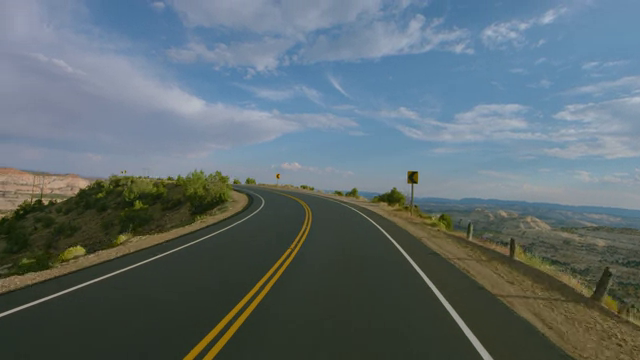
#> input picture auta/lab_2/frames/frame_600.png, 640 x 360 px
$ python bench.py
#> lines starting #> are read from the running program, lines starting #| are printed output that depends on the picture; after the words box and inside, x2 and y2 are one past the last pixel; in counts of white or black regions, pixels touching at a corner belong together; long printed decimals are rounded
#> in main, frame is the input picture: shape (360, 640, 3); mean B, G, R 111.4, 107.2, 93.5
### auta/lab_2/road_detector.py
import numpy as np
import cv2

def _get_im_strip(im, strip_no, total_strips):
    im_height = im.shape[0]
    strip_height = im_height / total_strips
    start_height = int(im_height - strip_no * strip_height)
    end_height = int(start_height - strip_height)
    return im[end_height:start_height]

def _hough_line_to_slope_form(rho, theta):
    a = np.cos(theta)
    b = np.sin(theta)
    x0 = a*rho
    y0 = b*rho
    x1 = int(x0 + 100*(-b))
    y1 = int(y0 + 100*(a))
    x2 = int(x0 - 100*(-b))
    y2 = int(y0 - 100*(a))

    if x1 == x2:
        A = 0
        B = x1
    else:
        A = (y2 - y1) / (x2 - x1)
        B = y1 - (y2 - y1)/(x2 - x1)*x1

    if A == 0:
        A = 0.001

    return (A, B)

def detect(im):
    left_lines = []
    right_lines = []

    max_strips = 7

    roi = im[int(im.shape[0] * 0.7):]
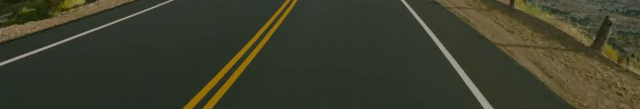
#> roi: shape (109, 640, 3); mean B, G, R 44.2, 62, 59.8
    filtered = cv2.GaussianBlur(roi, (5, 5), 0)
    edges = cv2.Canny(filtered, 100, 200)
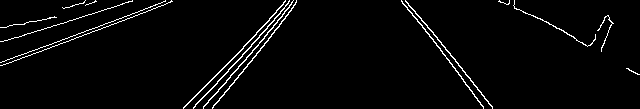
#> edges: shape (109, 640); 2.9% white in thin lines or dots

    for i in range(max_strips):
        strip = _get_im_strip(edges, i, max_strips)
        hough_lines = cv2.HoughLines(strip,1,np.pi/180,13)
        current_strip_lines = []

        if hough_lines is not None:
            for line in hough_lines:
                for rho,theta in line:
                    theta_deg = theta * 180 / np.pi

                    if theta_deg < 70 or theta_deg > 110:
                        (A, B) = _hough_line_to_slope_form(rho, theta)

                        #Translate B
                        y_translation = im.shape[0] - (i + 1) * strip.shape[0]
                        B += y_translation

                        y_start = y_translation
                        x_start = (y_start - B) / A

                        y_end = y_start + strip.shape[0]
                        x_end = (y_end - B) / A

                        start = (int(x_start), int(y_start))
                        end = (int(x_end), int(y_end))

                        current_strip_lines.append((start, end))

        left_line, right_line = None, None
        center_width = 1.1 * (im.shape[1] / 2.0)

        for line in current_strip_lines:
            if line[0][0] < center_width:
                if left_line == None:
                    left_line = line
                elif line[0][0] > left_line[0][0]:
                    left_line = line
            if line[0][0] > center_width:
                if right_line == None:
                    right_line = line
                elif line[0][0] < right_line[0][0]:
                    right_line = line

        if left_line != None:
            if len(left_lines) > 0:
                left_line = (left_line[0], (left_lines[-1][0][0], left_line[1][1]))
            left_lines.append(left_line)
        if right_line != None:
            if len(right_lines) > 0:
                right_line = (right_line[0], (right_lines[-1][0][0], right_line[1][1]))
            right_lines.append(right_line)
#> after the loop, left_lines = [((224, 344), (209, 360)), ((238, 328), (224, 344)), ((250, 312), (238, 328)), ((264, 296), (250, 312)), ((277, 280), (264, 296)), ((296, 264), (277, 280)), ((304, 255), (296, 270))]; right_lines = [((470, 344), (481, 360)), ((457, 328), (470, 344)), ((446, 312), (457, 328)), ((435, 296), (446, 312)), ((422, 280), (435, 296)), ((410, 264), (422, 280)), ((397, 255), (410, 270))]


    return left_lines[:-1], right_lines[:-1]

# [43 lines of commented-out code are left out]

### auta/lab_2/bench.py
import numpy as np
import road_detector
import cv2


def main():
    frame = cv2.imread('frames/frame_600.png')

    left_lines, right_lines = road_detector.detect(frame)
#> left_lines = [((224, 344), (209, 360)), ((238, 328), (224, 344)), ((250, 312), (238, 328)), ((264, 296), (250, 312)), ((277, 280), (264, 296)), ((296, 264), (277, 280))]; right_lines = [((470, 344), (481, 360)), ((457, 328), (470, 344)), ((446, 312), (457, 328)), ((435, 296), (446, 312)), ((422, 280), (435, 296)), ((410, 264), (422, 280))]

    for line in left_lines:
        cv2.line(frame, line[0], line[1], (255, 0, 0), 3)
#> this loop made 6 passes
#> line on passes 1 to 6: ((224, 344), (209, 360)), ((238, 328), (224, 344)), ((250, 312), (238, 328)), ((264, 296), (250, 312)), ((277, 280), (264, 296)), ((296, 264), (277, 280))
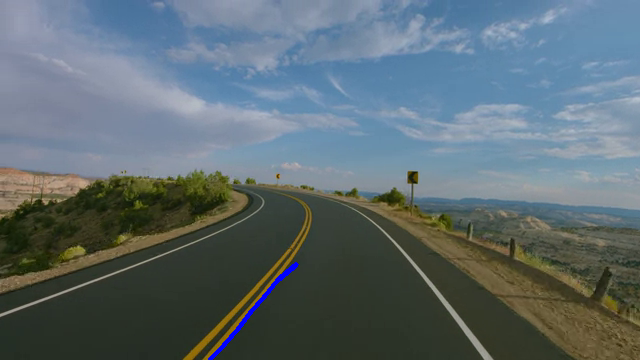
#> frame: shape (360, 640, 3); 0.26% of pixels changed, all inside (x1, y1, x2, y2) = (208, 262, 299, 360)


    for line in right_lines:
        cv2.line(frame, line[0], line[1], (0, 0, 255), 3)
#> this loop made 6 passes
#> line on passes 1 to 6: ((470, 344), (481, 360)), ((457, 328), (470, 344)), ((446, 312), (457, 328)), ((435, 296), (446, 312)), ((422, 280), (435, 296)), ((410, 264), (422, 280))
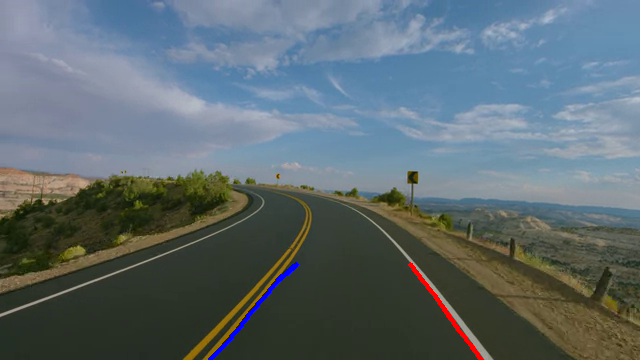
#> frame: shape (360, 640, 3); 0.24% of pixels changed, all inside (x1, y1, x2, y2) = (408, 262, 484, 360)

    road_poly = []

    for line in right_lines:
        road_poly.append(line[1])
        road_poly.append(line[0])
#> after the loop, road_poly = [(481, 360), (470, 344), (470, 344), (457, 328), (457, 328), (446, 312), (446, 312), (435, 296), (435, 296), (422, 280), (422, 280), (410, 264)]

    for line in reversed(left_lines):
        road_poly.append(line[0])
        road_poly.append(line[1])
#> this loop made 6 passes
#> after the loop, road_poly = [(481, 360), (470, 344), (470, 344), (457, 328), (457, 328), (446, 312), (446, 312), (435, 296), (435, 296), (422, 280), (422, 280), (410, 264), (296, 264), (277, 280), (277, 280), (264, 296), (264, 296), (250, 312), (250, 312), (238, 328), (238, 328), (224, 344), (224, 344), (209, 360)]

    if len(road_poly) > 0:
        cv2.fillConvexPoly(frame, np.asarray(road_poly), (0, 255, 0))
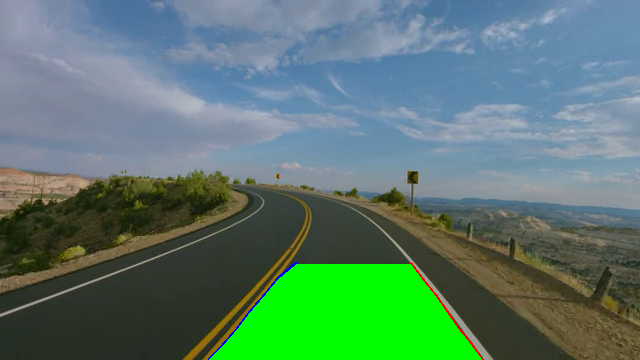
#> frame: shape (360, 640, 3); 8.14% of pixels changed, all inside (x1, y1, x2, y2) = (209, 264, 482, 360)

    cv2.imshow('frame', frame)


    #Draw detected road on black background
    road = np.zeros(frame.shape[:-1], np.uint8)
    cv2.fillConvexPoly(road, np.asarray(road_poly), 255)
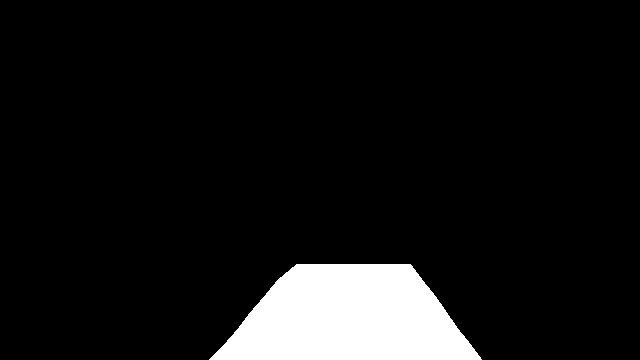
#> road: shape (360, 640); 8.1% white; 1 white region, box (x1, y1, x2, y2) and area: (209, 264, 482, 360) 18760
    cv2.imshow('road', road)

    gt = cv2.imread('frames/frame_600_GT.png')
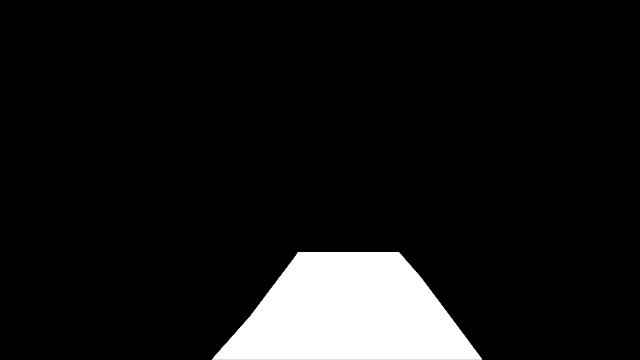
#> input picture auta/lab_2/frames/frame_600_GT.png, 640 x 360 px
#> gt is the input picture: shape (360, 640, 3); mean B, G, R 22.1, 22.2, 22.2
    gt = cv2.cvtColor(gt, cv2.COLOR_BGR2GRAY)
#> gt: shape (360, 640)
    cv2.imshow('gt', gt)

    all_255 = np.ones(frame.shape[:-1], np.uint8) * 255
    all_0 = np.zeros(frame.shape[:-1], np.uint8)

    tp = np.count_nonzero(np.logical_and(road == gt, road == all_255))
#> tp = 18280
    tn = np.count_nonzero(np.logical_and(road == gt, road == all_0))
#> tn = 210099
    fp = np.count_nonzero(np.logical_and(road != gt, road == all_255))
#> fp = 480
    fn = np.count_nonzero(np.logical_and(road != gt, road == all_0))
#> fn = 1541

    print('tp={}, tn={}, fp={}, fn={}'.format(tp, tn, fp, fn))
#| tp=18280, tn=210099, fp=480, fn=1541

    prec = tp / (tp + fp)
#> prec = 0.974
    recall = tp / (tp + fn)
#> recall = 0.922
    f1 = 2 * (prec * recall) / (prec + recall)
#> f1 = 0.948

    print('prec={}, recall={}, f1={}'.format(prec, recall, f1))
#| prec=0.9744, recall=0.9223, f1=0.9476

    cv2.waitKey()

if __name__ == '__main__':
    main()
